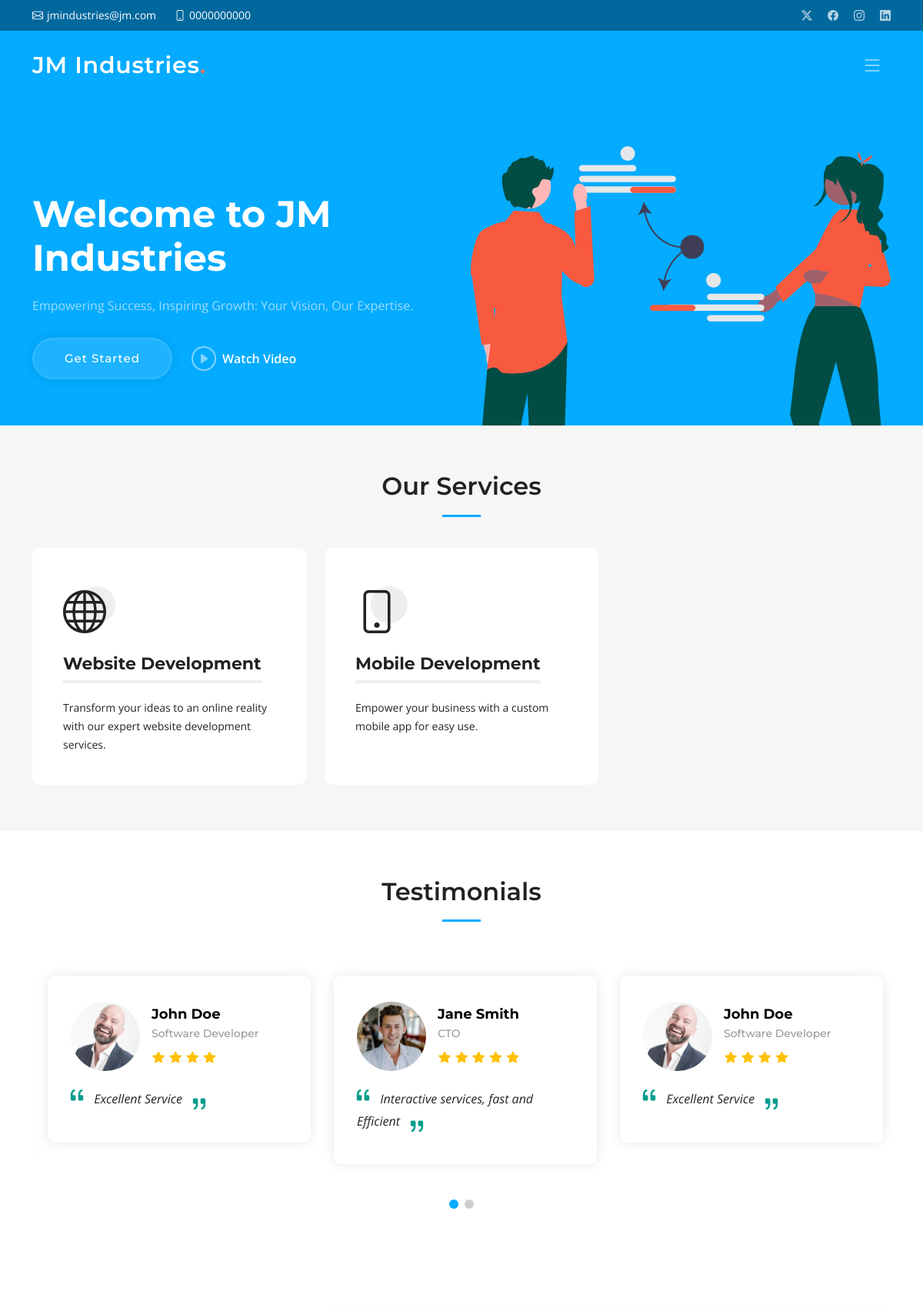
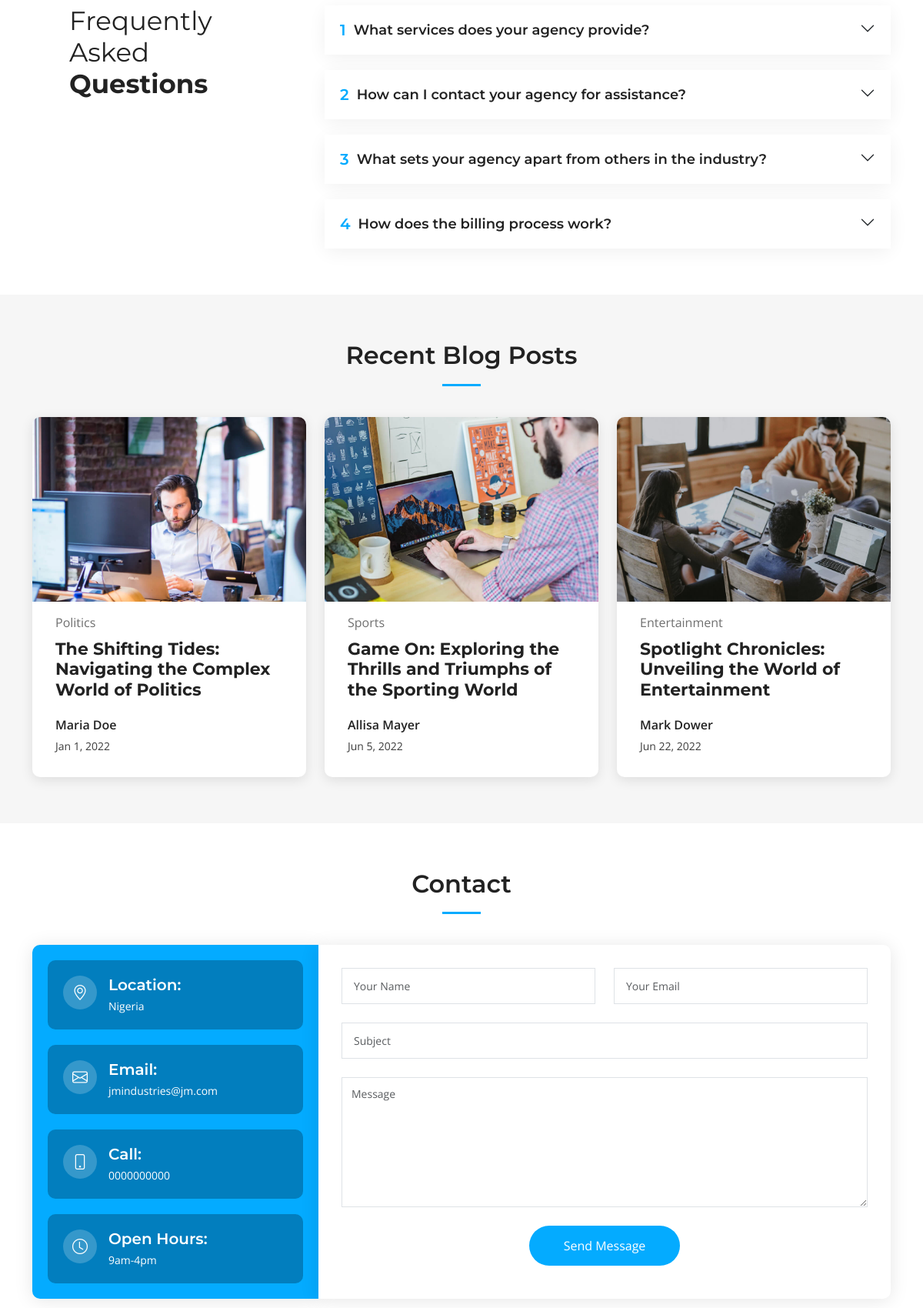
The page / (upper part) on the database its author committed (2 pictures, top to bottom).
### app/models.py (models this page shows, shortened)
class GeneralInfo(models.Model):
    company_name = models.CharField(max_length=255, default="Company" )
    location =  models.CharField(max_length=255)
    email = models.EmailField()
    phone =  models.CharField(max_length=25)
    open_hours =  models.CharField(max_length=100, blank=True, null=True)
    video_url = models.URLField(blank=True, null=True)
    x_url = models.URLField(blank=True, null=True)
    facebook_url = models.URLField(blank=True, null=True)
    instagram_url = models.URLField(blank=True, null=True)
    linkedin_url = models.URLField(blank=True, null=True)

class Service(models.Model):
    icon = models.CharField(max_length=50, blank=True, null=True)
    title = models.CharField(max_length=255, unique=True)
    description = models.TextField()

class Testimonial(models.Model):
    user_image = models.CharField(max_length=255, blank=True, null=True)
    stars_count = [
        (1, "One"),
        (2, "Two"),
        (3, "Three"),
        (4, "Four"),
        (5, "Five"),
    ]
    rating_count = models.IntegerField(choices=stars_count)
    username = models.CharField(max_length=50)
    user_job_title = models.CharField(max_length=50)
    review = models.TextField()

class FrequentlyAskedQuestion(models.Model):
    question = models.CharField(max_length=255)
    answer = models.TextField()

### app/views.py (the view)
# urls.py: path("", index, name="home"),
def index(request):
    general_info = GeneralInfo.objects.first()
    services = Service.objects.all()
    testimonials = Testimonial.objects.all()
    faqs = FrequentlyAskedQuestion.objects.all()
    context= {
        "company_name": general_info.company_name,
        "location": general_info.location,
        "email": general_info.email,
        "phone": general_info.phone,
        "open_hours": general_info.open_hours,
        "video_url": general_info.video_url,
        "x_url": general_info.x_url,
        "facebook_url": general_info.facebook_url,
        "instagram_url": general_info.instagram_url,
        "linkedin_url": general_info.linkedin_url,
        "services": services,
        "testimonials": testimonials,
        "faqs": faqs,
    }
    return render(request, "index.html", context)

### templates/index.html (shortened to what this page needs)
{% extends 'assets/main.html' %}
{% load static %}
{% block MainContent %}
  <section id="services" class="services sections-bg">
    <div class="container" data-aos="fade-up">
      <div class="section-header">
        <h2>Our Services </h2>
      </div>
      <div class="row gy-4" data-aos="fade-up" data-aos-delay="100">
        {% for service in services %}
          <div class="col-lg-4 col-md-6">
            <div class="service-item  position-relative">
              <div class="icon">
                <i class="{{service.icon}}"></i>
              </div>
              <h3>{{service.title}}</h3>
              <p>{{service.description}}</p>
            </div>
          </div>
        {% endfor %}
      </div>
    </div>
  </section>
  <section id="testimonials" class="testimonials">
    <div class="container" data-aos="fade-up">
      <div class="section-header">
        <h2>Testimonials</h2>
      </div>
      <div class="slides-3 swiper" data-aos="fade-up" data-aos-delay="100">
        <div class="swiper-wrapper">
          {% for testimonial in testimonials %}
            <div class="swiper-slide">
              <div class="testimonial-wrap">
                <div class="testimonial-item">
                  <div class="d-flex align-items-center">
                    {% if "http" in testimonial.user_image %}
                      <img src="{{testimonial.user_image}}" class="testimonial-img flex-shrink-0" alt="">
                    {% else %}
                      <img src="{% static testimonial.user_image %}" class="testimonial-img flex-shrink-0" alt="">
                    {% endif %}
                    <div>
                      <h3>{{testimonial.username}}</h3>
                      <h4>{{testimonial.user_job_title}}</h4>
                      <div class="stars">
                          {% for i in 'x'|ljust:testimonial.rating_count %}
                              <i class="bi bi-star-fill"></i>
                          {% endfor %}
                      </div>
                    </div>
                  </div>
                  <p>
                    <i class="bi bi-quote quote-icon-left"></i>
                      {{testimonial.review}}
                    <i class="bi bi-quote quote-icon-right"></i>
                  </p>
                </div>
              </div>
            </div>
          {% endfor %}
        </div>
        <div class="swiper-pagination"></div>
      </div>
    </div>
  </section>
  <section id="faq" class="faq">
    <div class="container" data-aos="fade-up">
      <div class="row gy-4">
        <div class="col-lg-4">
          <div class="content px-xl-5">
            <h3>Frequently Asked <strong>Questions</strong></h3>
          </div>
        </div>
        <div class="col-lg-8">
          <div class="accordion accordion-flush" id="faqlist" data-aos="fade-up" data-aos-delay="100">
            {% for faq in faqs %}
            <div class="accordion-item">
              <h3 class="accordion-header">
                <button class="accordion-button collapsed" type="button" data-bs-toggle="collapse" data-bs-target="#faq-content-{{forloop.counter}}">
                  <span class="num">{{forloop.counter}}</span>
                 {{faq.question}}
                </button>
              </h3>
            </div>
            {% endfor %}
          </div>
        </div>
      </div>
    </div>
  </section>
  <section id="recent-posts" class="recent-posts sections-bg">
    <div class="container" data-aos="fade-up">
      <div class="section-header">
        <h2>Recent Blog Posts</h2>
      </div>
      <div class="row gy-4">
        <div class="col-xl-4 col-md-6">
          <article>
            <div class="post-img">
              <img src="{% static 'assets/img/blog/blog-1.jpg' %}" alt="" class="img-fluid">
            </div>
            <p class="post-category">Politics</p>
            <h2 class="title">
              <a href="blog-details.html">The Shifting Tides: Navigating the Complex World of Politics</a>
            </h2>
            <div class="d-flex align-items-center">
              <div class="post-meta">
                <p class="post-author">Maria Doe</p>
                <p class="post-date">
                  <time datetime="2022-01-01">Jan 1, 2022</time>
                </p>
              </div>
            </div>
          </article>
        </div>
        <div class="col-xl-4 col-md-6">
          <article>
            <div class="post-img">
              <img src="{% static 'assets/img/blog/blog-2.jpg' %}" alt="" class="img-fluid">
            </div>
            <p class="post-category">Sports</p>
            <h2 class="title">
              <a href="blog-details.html">Game On: Exploring the Thrills and Triumphs of the Sporting World</a>
            </h2>
            <div class="d-flex align-items-center">
              <div class="post-meta">
                <p class="post-author">Allisa Mayer</p>
                <p class="post-date">
                  <time datetime="2022-01-01">Jun 5, 2022</time>
                </p>
              </div>
            </div>
          </article>
        </div>
        <div class="col-xl-4 col-md-6">
          <article>
            <div class="post-img">
              <img src="{% static 'assets/img/blog/blog-3.jpg' %}" alt="" class="img-fluid">
            </div>
            <p class="post-category">Entertainment</p>
            <h2 class="title">
              <a href="blog-details.html">Spotlight Chronicles: Unveiling the World of Entertainment</a>
            </h2>
            <div class="d-flex align-items-center">
              <div class="post-meta">
                <p class="post-author">Mark Dower</p>
                <p class="post-date">
                  <time datetime="2022-01-01">Jun 22, 2022</time>
                </p>
              </div>
            </div>
          </article>
        </div>
      </div>
    </div>
  </section>
  <section id="contact" class="contact">
    <div class="container" data-aos="fade-up">
      <div class="section-header">
        <h2>Contact</h2>
      </div>
      <div class="row gx-lg-0 gy-4">
        <div class="col-lg-4">
          <div class="info-container d-flex flex-column align-items-center justify-content-center">
            <div class="info-item d-flex">
              <i class="bi bi-geo-alt flex-shrink-0"></i>
              <div>
                <h4>Location:</h4>
                <p>{{location}}</p>
              </div>
            </div>
            <div class="info-item d-flex">
              <i class="bi bi-envelope flex-shrink-0"></i>
              <div>
                <h4>Email:</h4>
                <p>{{email}}</p>
              </div>
            </div>
            <div class="info-item d-flex">
              <i class="bi bi-phone flex-shrink-0"></i>
              <div>
                <h4>Call:</h4>
                <p>{{phone}}</p>
              </div>
            </div>
            <div class="info-item d-flex">
              <i class="bi bi-clock flex-shrink-0"></i>
              <div>
                <h4>Open Hours:</h4>
                <p>{{open_hours}}</p>
              </div>
            </div>
          </div>
        </div>
        <div class="col-lg-8">
          <form action="{% url 'contact_form' %}" method="post" role="form" class="php-email-form">
            <div class="row">
              <div class="col-md-6 form-group">
                <input type="text" name="name" class="form-control" id="name" placeholder="Your Name" required>
              </div>
              <div class="col-md-6 form-group mt-3 mt-md-0">
                <input type="email" class="form-control" name="email" id="email" placeholder="Your Email" required>
              </div>
            </div>
            <div class="form-group mt-3">
              <input type="text" class="form-control" name="subject" id="subject" placeholder="Subject" required>
            </div>
            <div class="form-group mt-3">
              <textarea class="form-control" name="message" rows="7" placeholder="Message" required></textarea>
            </div>
            <div class="text-center"><button type="submit">Send Message</button></div>
          </form>
        </div>
      </div>
    </div>
  </section>
{% endblock MainContent %}

### templates/assets/main.html (shortened to what this page needs)
{% load static %}
<!DOCTYPE html>
<html lang="en">
<head>
  <link href="{% static 'assets/vendor/bootstrap/css/bootstrap.min.css' %}" rel="stylesheet">
  <link href="{% static 'assets/vendor/bootstrap-icons/bootstrap-icons.css' %}" rel="stylesheet">
  <link href="{% static 'assets/vendor/aos/aos.css' %}" rel="stylesheet">
  <link href="{% static 'assets/vendor/glightbox/css/glightbox.min.css' %}" rel="stylesheet">
  <link href="{% static 'assets/vendor/swiper/swiper-bundle.min.css' %}" rel="stylesheet">
  <link href="{% static 'assets/css/main.css' %}" rel="stylesheet">
</head>
<body>
  {% include "assets/header.html" %}
  <section id="hero" class="hero">
    <div class="container position-relative">
      <div class="row gy-5" data-aos="fade-in">
        <div class="col-lg-6 order-2 order-lg-1 d-flex flex-column justify-content-center text-center text-lg-start">
          <h2>Welcome to <span>{{company_name}}</span></h2>
          <p>Empowering Success, Inspiring Growth: Your Vision, Our Expertise.</p>
          <div class="d-flex justify-content-center justify-content-lg-start">
            <a href="#services" class="btn-get-started">Get Started</a>
            <a href="{{video_url}}" class="glightbox btn-watch-video d-flex align-items-center"><i class="bi bi-play-circle"></i><span>Watch Video</span></a>
          </div>
        </div>
        <div class="col-lg-6 order-1 order-lg-2">
          <img src="{% static 'assets/img/hero-img.svg' %}" class="img-fluid" alt="" data-aos="zoom-out" data-aos-delay="100">
        </div>
      </div>
    </div>
  </section>
  <main id="main">
    {% block MainContent %}
    {% endblock MainContent %}
</main>
</body>
</html>

### templates/assets/header.html (shortened to what this page needs)
{% load static %}
<section id="topbar" class="topbar d-flex align-items-center">
    <div class="container d-flex justify-content-center justify-content-md-between">
      <div class="contact-info d-flex align-items-center">
        <i class="bi bi-envelope d-flex align-items-center"><a href="mailto:{{email}}">{{email}}</a></i>
        <i class="bi bi-phone d-flex align-items-center ms-4"><span>{{phone}}</span></i>
      </div>
      <div class="social-links d-none d-md-flex align-items-center">
        <a href="{{x_url}}" class="twitter"><i class="bi bi-twitter-x"></i></a>
        <a href="{{facebook_url}}" class="facebook"><i class="bi bi-facebook"></i></a>
        <a href="{{instagram_url}}" class="instagram"><i class="bi bi-instagram"></i></a>
        <a href="{{linkedin_url}}" class="linkedin"><i class="bi bi-linkedin"></i></i></a>
      </div>
    </div>
  </section>
<header id="header" class="header d-flex align-items-center">
    <div class="container-fluid container-xl d-flex align-items-center justify-content-between">
      <a href="index.html" class="logo d-flex align-items-center">
        <h1>{{company_name}}<span>.</span></h1>
      </a>
      <i class="mobile-nav-toggle mobile-nav-show bi bi-list"></i>
    </div>
  </header>

### templates/assets/footer.html (shortened to what this page needs)
{% load static %}

### rows shown on the page
GeneralInfo: email "jmindustries@jm.com", phone "0000000000", company_name "JM Industries", location "Nigeria", open_hours "9am-4pm"
Service: title "Website Development", description "Transform your ideas to an online reality with our expert website development services."
Service: title "Mobile Development", description "Empower your business with a custom mobile app for easy use."
Testimonial: user_image (picture), username "John Doe", user_job_title "Software Developer", rating_count 4 (drawn), review "Excellent Service"
Testimonial: user_image (picture), username "Jane Smith", user_job_title "CTO", rating_count 5 (drawn), review "Interactive services, fast and Efficient"
FrequentlyAskedQuestion: question "What services does your agency provide?"
FrequentlyAskedQuestion: question "How can I contact your agency for assistance?"
FrequentlyAskedQuestion: question "What sets your agency apart from others in the industry?"
FrequentlyAskedQuestion: question "How does the billing process work?"
